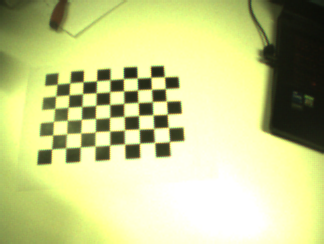
#> input picture myassignement/calibration/images_calibration/frame_000150.png, 324 x 244 px; its folder holds only this picture in this run
$ python calibration.py
#> lines starting #> are read from the running program, lines starting #| are printed output that depends on the picture; long printed decimals are rounded
import numpy as np
import cv2
import glob

# ==========================================
# 1. CHECKERBOARD CONFIGURATION
# ==========================================
# Define the number of inner corners of the checkerboard (columns, rows)
# Note: this is not the number of squares, but the number of intersections!
CHECKERBOARD = (9, 6)

# Real size of a printed square's side (in millimeters)
SQUARE_SIZE = 22.0

# Stopping criteria to refine corner detection at the sub-pixel level
criteria = (cv2.TERM_CRITERIA_EPS + cv2.TERM_CRITERIA_MAX_ITER, 30, 0.001)

# Preparation of theoretical 3D points in space (Z=0, flat surface)
# Format: (0,0,0), (15,0,0), (30,0,0) ...
objp = np.zeros((CHECKERBOARD[0] * CHECKERBOARD[1], 3), np.float32)
objp[:, :2] = np.mgrid[0:CHECKERBOARD[0], 0:CHECKERBOARD[1]].T.reshape(-1, 2)
objp = objp * SQUARE_SIZE

# Arrays to store points from all images
objpoints = [] # 3D points in real world space
imgpoints = [] # 2D points (pixels) in image plane

# ==========================================
# 2. CORNER EXTRACTION FROM IMAGES
# ==========================================
# Load all images from the folder (modify the extension if needed: .jpg, .png)
images = glob.glob('images_calibration/*.png')
print(f"Found {len(images)} images for calibration.")

for fname in images:
    img = cv2.imread(fname)
#> img is the input picture: shape (244, 324, 3); mean B, G, R 140.6, 204.2, 198.5
    gray = cv2.cvtColor(img, cv2.COLOR_BGR2GRAY)
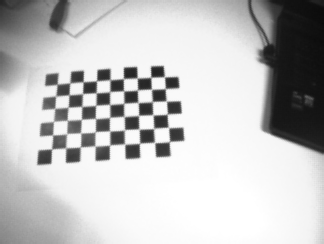
#> gray: shape (244, 324); min 10, max 255, mean 195.2

    # Find the checkerboard corners in the image
    ret, corners = cv2.findChessboardCorners(gray, CHECKERBOARD, None)
#> ret = True; corners = 54 rows, first 8: [57.2, 84.16], [69.93, 83.02], [83.14, 81.77], [96.41, 80.8], [110, 79.55], [123.5, 78.61], [137, 77.95], [150.8, 77.21]

    # If corners are found, refine and store them
    if ret == True:
        objpoints.append(objp)

        # Sub-pixel refinement for higher precision
        corners2 = cv2.cornerSubPix(gray, corners, (11, 11), (-1, -1), criteria)
#> corners2 = 54 rows, first 8: [64.29, 89.8], [64.29, 89.81], [82.66, 87.66], [96.51, 86.81], [110.4, 77.24], [123, 76.25], [137.5, 75.63], [150.5, 74.82]
        imgpoints.append(corners2)

        # (Optional) Uncomment these lines to see the detection live
        # cv2.drawChessboardCorners(img, CHECKERBOARD, corners2, ret)
        # cv2.imshow('Detection', img)
        # cv2.waitKey(200)

# cv2.destroyAllWindows()

# ==========================================
# 3. CALIBRATION COMPUTATION
# ==========================================
print("\nCalculating parameters...")
ret, mtx, dist, rvecs, tvecs = cv2.calibrateCamera(objpoints, imgpoints, gray.shape[::-1], None, None)
#> ret = 3.04; mtx = [[340.9, 0, 261.7], [0, 367.8, 188.3], [0, 0, 1]]; dist = [[-2.78, 2.65, -0.0944, -0.342, -1.32]]; rvecs = ([-0.0108, -0.892, -0.127],); tvecs = ([-228.1, -139.9, 292.7],)

print("\n================ RESULTS ================")
print("\n1. Camera Matrix (mtx):")
print("Contains the focal length in pixels (fx, fy) and the optical center (cx, cy).")
print(mtx)
#| [[340.917   0.         261.703]
#|  [  0.         367.796 188.317]
#|  [  0.           0.           1.        ]]

print("\n2. Distortion Coefficients (dist):")
print("Order: [k1, k2, p1, p2, k3]")
print(dist)
#| [[-2.776  2.654 -0.09437 -0.3416   -1.317]]
print("===========================================\n")

# ==========================================
# 4. UNDISTORTION TEST
# ==========================================
# Let's take the first image to "undistort" it with our new parameters
if len(images) > 0:
    img_test = cv2.imread(images[0])

    # Apply mathematical correction
    img_undistorted = cv2.undistort(img_test, mtx, dist, None, mtx)
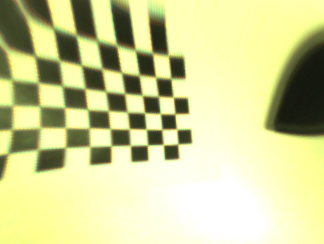
#> img_undistorted: shape (244, 324, 3); mean B, G, R 152.9, 209.8, 207.8

    # Save the result
    cv2.imwrite('undistorted_result.png', img_undistorted)
    print("A corrected test image has been saved as 'undistorted_result.png'.")

$ run again, on myassignement/calibration/images_calibration/frame_000155.png
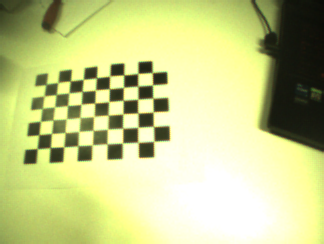
#> input picture myassignement/calibration/images_calibration/frame_000155.png, 324 x 244 px
#> img is the input picture: shape (244, 324, 3); mean B, G, R 139, 204.2, 197.7
#> `gray = cv2.cvtColor(img, cv2.COLOR_BGR2GRAY)`:
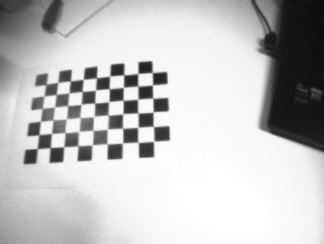
#> gray: shape (244, 324); min 11, max 255, mean 194.8
#> `ret, corners = cv2.findChessboardCorners(gray, CHECKERBOARD, None)`: ret = True; corners = 54 rows, first 8: [46, 84.57], [57.71, 82.71], [70.35, 80.91], [83.27, 79.45], [96.59, 77.63], [109.6, 76.11], [123.8, 74.88], [137.9, 73.28]
#> corners2 = 54 rows, first 8: [52.07, 89.46], [52.07, 89.46], [66.51, 77.06], [77.04, 85.65], [96.42, 74.82], [109.4, 82.18], [124.1, 72.41], [137.5, 71.42]
#> `ret, mtx, dist, rvecs, tvecs = cv2.calibrateCamera(objpoints, imgpoint..`: ret = 3.84; mtx = [[42.72, 0, 180.2], [0, 67.24, 104.8], [0, 0, 1]]; dist = [[-1.15, 0.455, 0.0674, -0.48, -0.0824]]; rvecs = ([0.049, 0.186, 0.0203],); tvecs = ([-215.1, -64.37, 125.2],)
#| [[ 42.717   0.         180.179]
#|  [  0.          67.244 104.832]
#|  [  0.           0.           1.        ]]
#| [[-1.151  0.4551   0.06738 -0.4802 -0.08245]]
#> `img_undistorted = cv2.undistort(img_test, mtx, dist, None, mtx)`:
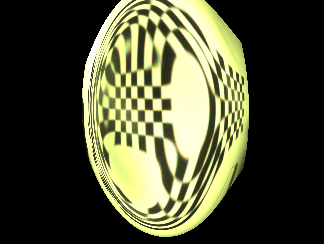
#> img_undistorted: shape (244, 324, 3); mean B, G, R 53.9, 79, 77.2
